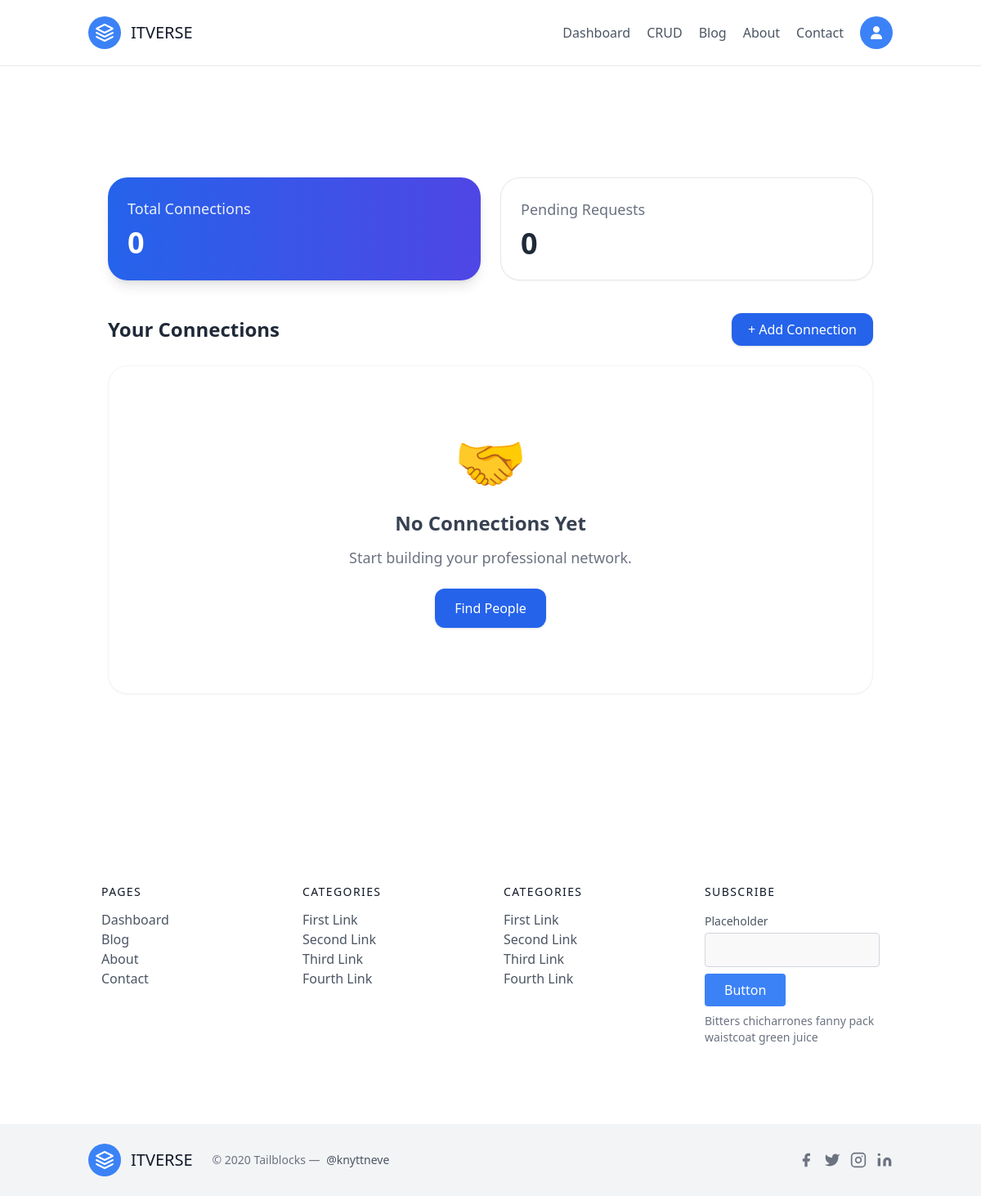
Before: /connections/ (signed in) with the older database file.
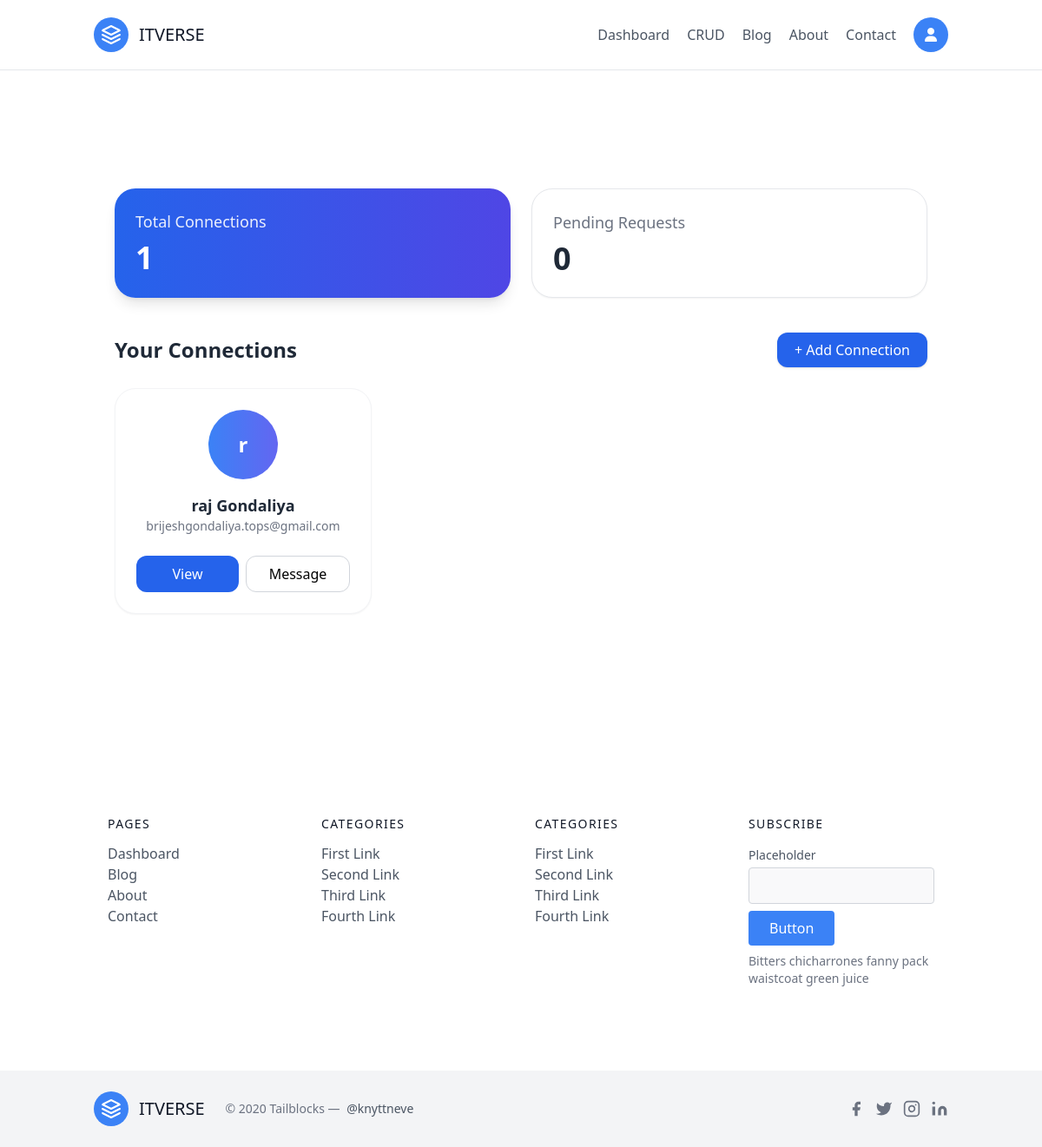
After: the same page with the newer database file.
### apps/users/models.py (models this page shows, shortened)
class User(BaseClass):
    USER_TYPE_CHOICES = (
        ("buyer", "Buyer"),
        ("seller", "Seller"),
    )
    user_type = models.CharField(max_length=50, null=False, blank=False, choices=USER_TYPE_CHOICES)
    profile = models.ImageField(upload_to=profile_upload_path, default="defaults/user.png")
    fullname = models.CharField(max_length=200, null=True, blank=True, default="-")
    email = models.EmailField(max_length=100, null=False, blank=False, unique=True)
    mobile = models.CharField(max_length=100, null=False, blank=False, unique=True)
    pancard = models.FileField(upload_to=pancard_upload_path, null=False, blank=False)
    password = models.CharField(max_length=255, null=False, blank=False)
    is_active = models.BooleanField(default=False)

### apps/dashboard/views.py (the view)
    def wrapper(request, *args, **kwargs):
        user_id = request.session.get("user_id")
        if not user_id:
            messages.error(request, "Please login first.")
            return redirect("login")
        return view_func(request, *args, **kwargs)

### apps/dashboard/views.py (called while the page is built)
def login_required(view_func):
    def wrapper(request, *args, **kwargs):
        user_id = request.session.get("user_id")
        if not user_id:
            messages.error(request, "Please login first.")
            return redirect("login")
        return view_func(request, *args, **kwargs)
    return wrapper

@login_required
def connections_view(request):
    user_id_ = request.session["user_id"]
    get_user = User.objects.get(id=user_id_)
    connected_users = get_connected_users(get_user)
    context = {
        "connected_users": connected_users,
        "total_connections": total_connections(get_user),
        "pending_connection_request":pending_connection_request(user_id_)
    }
    return render(request, "dashboard/connections.html", context)

### apps/users/services.py (called while the page is built)
def pending_connection_request(receiver):
    return Connection.objects.filter(
            receiver=receiver,
            is_accepted=False
        )

def get_connected_users(user):
    return User.objects.filter(
        Q(sent_requests__receiver=user, sent_requests__is_accepted=True) |
        Q(received_requests__sender=user, received_requests__is_accepted=True)
    ).distinct()

### apps/dashboard/templates/dashboard/connections.html (shortened to what this page needs)
{% extends 'dashboard/base.html' %}
{% block body %}
<div class="max-w-7xl mx-auto px-6 py-10">
    <div class="grid md:grid-cols-2 gap-6 mb-10">
        <div class="bg-gradient-to-r from-blue-600 to-indigo-600 text-white p-6 rounded-3xl shadow-lg">
            <h3 class="text-lg opacity-90">Total Connections</h3>
            <p class="text-4xl font-bold mt-2">{{ total_connections }}</p>
        </div>
        <div class="bg-white border border-gray-200 p-6 rounded-3xl shadow-sm">
            <h3 class="text-lg text-gray-500">Pending Requests</h3>
            <p class="text-4xl font-bold text-gray-800 mt-2">
                {{ pending_connection_request|length }}
            </p>
        </div>
    </div>
    <div>
        <div class="flex items-center justify-between mb-6">
            <h2 class="text-2xl font-bold text-gray-800">
                Your Connections
            </h2>
            <a href="{% url 'search_connections' %}"
               class="bg-blue-600 hover:bg-blue-700 text-white px-5 py-2 rounded-xl shadow transition">
                + Add Connection
            </a>
        </div>
        {% if connected_users %}
        <div class="grid sm:grid-cols-2 lg:grid-cols-3 xl:grid-cols-4 gap-6">
            {% for user in connected_users %}
            <div class="group bg-white border border-gray-100 rounded-3xl p-6 shadow-sm hover:shadow-2xl hover:-translate-y-2 transition">
                <div class="flex flex-col items-center text-center">
                    <div class="w-20 h-20 rounded-full bg-gradient-to-r from-blue-500 to-indigo-500 flex items-center justify-center text-white text-2xl font-bold group-hover:scale-110 transition">
                        {{ user.fullname|slice:":1" }}
                    </div>
                    <h3 class="mt-4 text-lg font-semibold text-gray-800">
                        {{ user.fullname }}
                    </h3>
                    {% if user.email %}
                    <p class="text-gray-500 text-sm">
                        {{ user.email }}
                    </p>
                    {% endif %}
                </div>
                <div class="flex gap-2 mt-6">
                    <button class="flex-1 bg-blue-600 hover:bg-blue-700 text-white py-2 rounded-xl font-medium transition">
                        View
                    </button>
                    <button class="flex-1 border border-gray-300 hover:bg-gray-100 py-2 rounded-xl font-medium transition">
                        Message
                    </button>
                </div>
            </div>
            {% endfor %}
        </div>
        {% else %}
        <div class="bg-white border border-gray-100 rounded-3xl py-20 flex flex-col items-center shadow-sm">
            <div class="text-7xl mb-6">
                🤝
            </div>
            <h3 class="text-2xl font-bold text-gray-700">
                No Connections Yet
            </h3>
            <p class="text-gray-500 mt-3 text-lg">
                Start building your professional network.
            </p>
            <a href="{% url 'search_connections' %}"
               class="mt-6 bg-blue-600 hover:bg-blue-700 text-white px-6 py-3 rounded-xl shadow transition">
                Find People
            </a>
        </div>
        {% endif %}
    </div>
</div>
{% endblock %}

Changed rows visible on the page:
now on this page (row edited): User: fullname "r", fullname "raj Gondaliya", email "brijeshgondaliya.tops@gmail.com"
Other visible differences:
{{ total_connections }}: "0" → "1"
text no longer shown: "🤝 No Connections Yet Start building your professional network. Find People"
